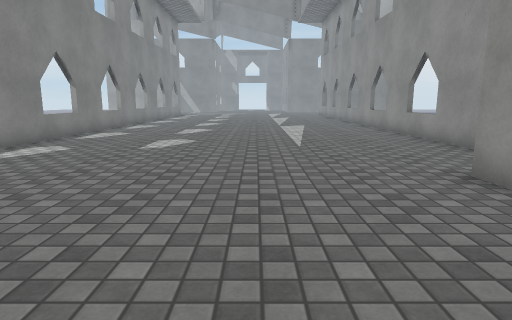
view 1 (above)

16 first-person views from a walk through a scene from a Unity 3-D project. The camera is 1.2 m above the floor, tilts 10° down and sees 75° across. The floor is counted in squares, 1 m on a side. Each view is taken from the middle of a square. On the plan, view 1 faces up. The plan holds only what a view shows up to about 14 squares ahead; the rest is blank. The place goes on beyond the plan. The player is left out. Door leaves are left out, so doorways stand open. Surface patterns are stand-ins for the level's own textures.

view 2
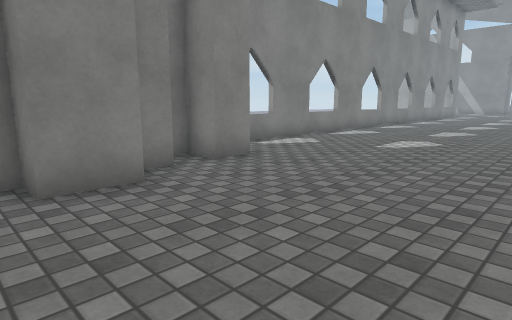

view 3
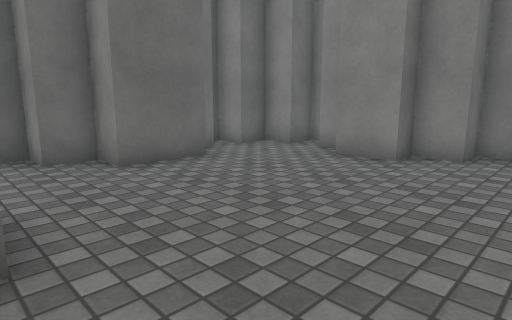

view 4
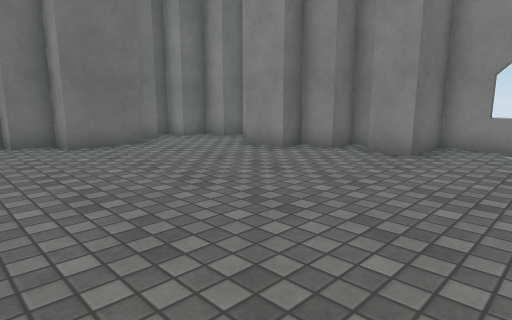

view 5
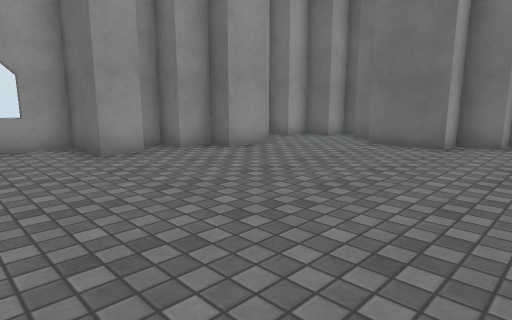

view 6
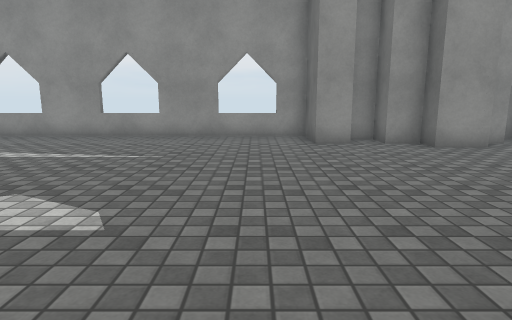

view 7
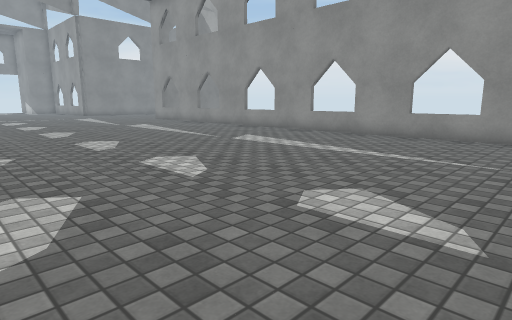

view 8
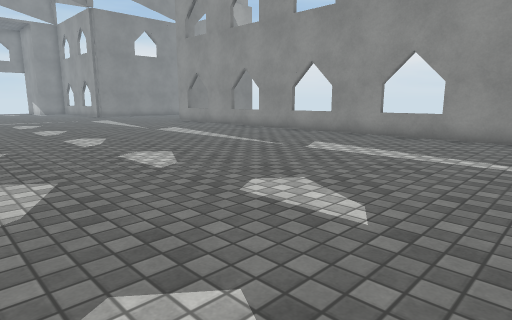

view 9
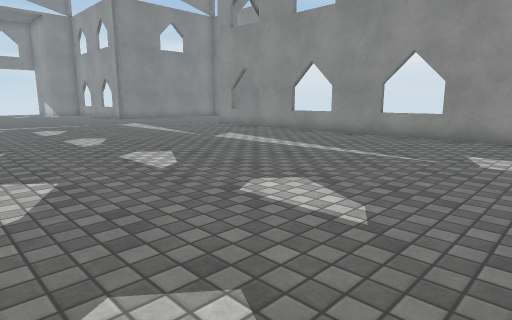

view 10
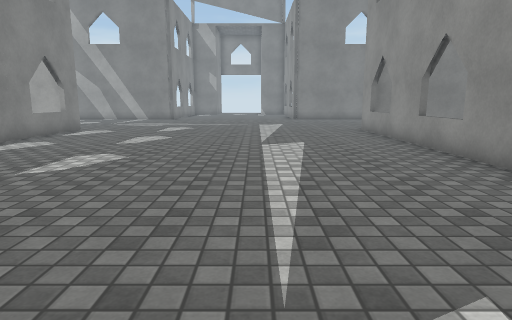

view 11
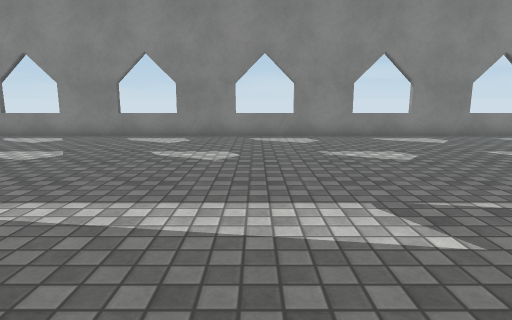

view 12
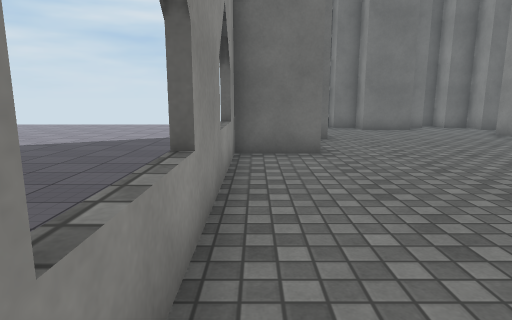

view 13
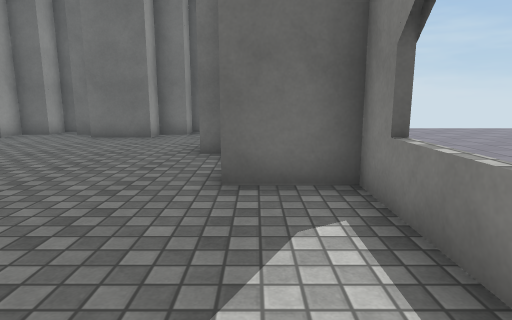

view 14
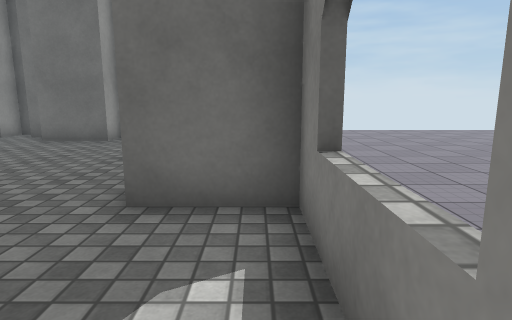

view 15
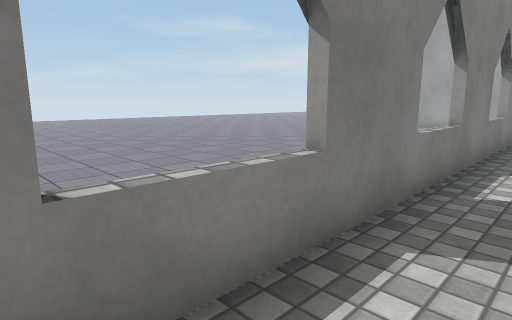

view 16
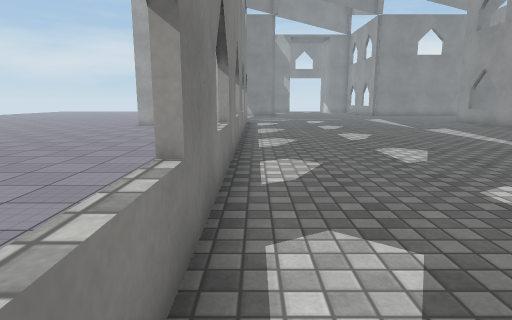

### Floor plan
Key: @ floor where view 1 was taken; # wall or solid block; . main floor; - floor 0.25 m lower than the main floor; = window, fence, low wall or low ledge; O other object.
Columns run from 19 left of view 1 to 13 right of it. Each row starts with its distance up from view 1.
 29            ##............#####
 28             =............=
 27             =............=
 26             #............#
 25             #............#
 24    ------   =............=
 23    -------  =............=
 22     ------  #............#
 21     ------- #............#
 20     ------- =............=
 19    -------- =............=
 18   ----------#............#
 17  -----------#............#
 16 ------------=............=
 15 ------------=............=
 14 --------- --#............#
 13 --------- --#............#
 12   -------   =............=
 11        --   =............=
 10             #............#
  9             #............#--
  8             =............=---
  7             =............=---
  6             #............#----
  5           --###........###-----
  4          --- OO........O   ----
  3          --- OO........O   -----
  2         ----  OO......OO   ------
  1        -----   O......O    ------
  0       -----   O....@...O    -----
 -1      ------  OO...OO...O    -----
 -2      ------   OO.OOOO.OO
 -3     -------    OOO  OOO
 -4     ------
 -5     ------

Where each view was taken, in squares from view 1:
view 1: 0 up, 0 right, facing up
view 2: 0 up, 1 right, facing up-left
view 3: 5 up, 3 right, facing down-left
view 4: 8 up, 3 right, facing down-left
view 5: 8 up, 4 left, facing down-right
view 6: 7 up, 6 left, facing right
view 7: 8 up, 6 left, facing up-right
view 8: 11 up, 6 left, facing up-right
view 9: 15 up, 6 left, facing up-right
view 10: 15 up, 1 right, facing up
view 11: 15 up, 5 right, facing left
view 12: 13 up, 5 right, facing down
view 13: 10 up, 5 left, facing down
view 14: 9 up, 6 left, facing down
view 15: 10 up, 5 left, facing up-left
view 16: 10 up, 6 left, facing up
